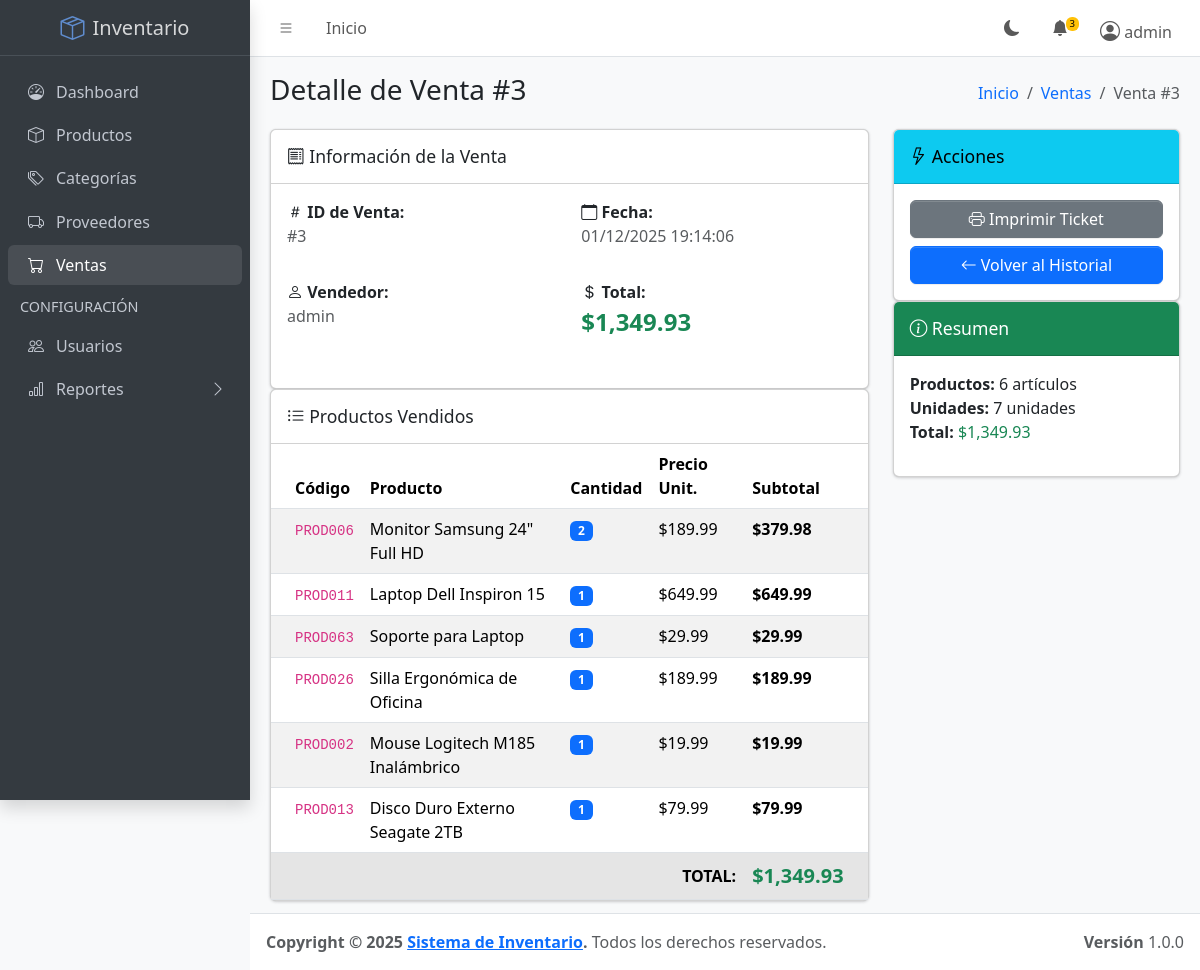
Screenshot of /public/sale/show/3 (signed in) with the database file from the repository.
### tables this page shows
CREATE TABLE `sales` (
  `id` int(11) NOT NULL,
  `user_id` int(11) NOT NULL,
  `total` decimal(10,2) NOT NULL,
  `sale_date` datetime DEFAULT current_timestamp()
);

CREATE TABLE `users` (
  `id` int(11) NOT NULL,
  `username` varchar(50) NOT NULL,
  `password` varchar(255) NOT NULL,
  `role` enum('admin','staff') DEFAULT 'staff',
  `created_at` timestamp NOT NULL DEFAULT current_timestamp()
);

CREATE TABLE `sale_details` (
  `id` int(11) NOT NULL,
  `sale_id` int(11) NOT NULL,
  `product_id` int(11) NOT NULL,
  `quantity` int(11) NOT NULL,
  `price` decimal(10,2) NOT NULL,
  `subtotal` decimal(10,2) NOT NULL
);

CREATE TABLE `products` (
  `id` int(11) NOT NULL,
  `category_id` int(11) DEFAULT NULL,
  `supplier_id` int(11) DEFAULT NULL,
  `code` varchar(50) NOT NULL,
  `name` varchar(150) NOT NULL,
  `price` decimal(10,2) NOT NULL,
  `stock` int(11) DEFAULT 0,
  `image` varchar(255) DEFAULT NULL,
  `created_at` timestamp NOT NULL DEFAULT current_timestamp()
);

### app/core/Controller.php (called while the page is built, shortened)
<?php
class Controller {
    public function model($model) {
        return new $model();
    }
    public function view($view, $data = []) {
        extract($data);
        require_once '../app/views/' . $view . '.php';
    }
}

### app/controllers/SaleController.php (called while the page is built, shortened)
<?php
class SaleController extends Controller
{
    public function show($params)
    {
        $id = $params[0] ?? null;
        $saleModel = $this->model('Sale');
        $sale = $saleModel->getSaleWithDetails($id);
        $data = [
            'title' => 'Detalle de Venta #' . $sale['id'],
            'sale' => $sale
        ];
        $this->view('sales/show', $data);
    }
}

### public/index.php (called while the page is built, shortened)
<?php
require_once '../app/config/db.php';
require_once '../app/core/Controller.php';
require_once '../app/core/Model.php';
$url = isset($_GET['url']) ? $_GET['url'] : '';
$router = new Router();
$router->route($url);

### app/core/Model.php (called while the page is built, shortened)
<?php
class Model {
    public function __construct() {
        $database = new Database();
        $this->db = $database->connect();
    }
}

### app/config/db.php (called while the page is built, shortened)
<?php
class Database
{
    private $host = 'localhost';
    private $db_name = 'inventory_system';
    private $username = 'root';
    private $password = '';
    public function connect()
    {
        $this->conn = null;
        try {
            $this->conn = new PDO('mysql:host=' . $this->host . ';dbname=' . $this->db_name, $this->username, $this->password);
            $this->conn->setAttribute(PDO::ATTR_ERRMODE, PDO::ERRMODE_EXCEPTION);
            $this->conn->setAttribute(PDO::ATTR_DEFAULT_FETCH_MODE, PDO::FETCH_ASSOC);
            $this->conn->exec("set names utf8");
        } catch (PDOException $e) {
            echo 'Connection Error: ' . $e->getMessage();
        }
        return $this->conn;
    }
}

### app/models/Sale.php (called while the page is built, shortened)
<?php
class Sale extends Model
{
    public function __construct()
    {
        $this->table = 'sales';
    }
    public function getSaleWithDetails($id)
    {
        $query = "SELECT s.*, u.username
                  FROM {$this->table} s
                  INNER JOIN users u ON s.user_id = u.id
                  WHERE s.id = :id";
        $stmt = $this->db->prepare($query);
        $stmt->bindParam(':id', $id);
        $stmt->execute();
        $sale = $stmt->fetch(PDO::FETCH_ASSOC);
        $query = "SELECT sd.*, p.code, p.name as product_name
                  FROM sale_details sd
                  INNER JOIN products p ON sd.product_id = p.id
                  WHERE sd.sale_id = :sale_id";
        $stmt = $this->db->prepare($query);
        $stmt->bindParam(':sale_id', $id);
        $stmt->execute();
        $sale['details'] = $stmt->fetchAll(PDO::FETCH_ASSOC);
        return $sale;
    }
}

### app/views/sales/show.php (the view)
<?php require_once '../app/views/layouts/header.php'; ?>
<?php require_once '../app/views/layouts/sidebar.php'; ?>
<div class="app-content-header">
    <div class="container-fluid">
        <div class="row">
            <div class="col-sm-6">
                <h3 class="mb-0">Detalle de Venta #<?= $sale['id'] ?></h3>
            </div>
            <div class="col-sm-6">
                <ol class="breadcrumb float-sm-end">
                    <li class="breadcrumb-item"><a href="/GestionInventario/public/">Inicio</a></li>
                    <li class="breadcrumb-item"><a href="/GestionInventario/public/sale">Ventas</a></li>
                    <li class="breadcrumb-item active">Venta #<?= $sale['id'] ?></li>
                </ol>
            </div>
        </div>
    </div>
</div>
<div class="app-content">
    <div class="container-fluid">
        <div class="row">
            <div class="col-md-8">
                <div class="card">
                    <div class="card-header">
                        <h3 class="card-title">
                            <i class="bi bi-receipt"></i> Información de la Venta
                        </h3>
                    </div>
                    <div class="card-body">
                        <div class="row mb-3">
                            <div class="col-md-6">
                                <strong><i class="bi bi-hash"></i> ID de Venta:</strong>
                                <p class="text-muted">#<?= $sale['id'] ?></p>
                            </div>
                            <div class="col-md-6">
                                <strong><i class="bi bi-calendar"></i> Fecha:</strong>
                                <p class="text-muted"><?= date('d/m/Y H:i:s', strtotime($sale['sale_date'])) ?></p>
                            </div>
                        </div>
                        <div class="row mb-3">
                            <div class="col-md-6">
                                <strong><i class="bi bi-person"></i> Vendedor:</strong>
                                <p class="text-muted"><?= htmlspecialchars($sale['username']) ?></p>
                            </div>
                            <div class="col-md-6">
                                <strong><i class="bi bi-currency-dollar"></i> Total:</strong>
                                <p><span class="fs-4 text-success"><strong>$<?= number_format($sale['total'], 2) ?></strong></span></p>
                            </div>
                        </div>
                    </div>
                </div>
                <div class="card">
                    <div class="card-header">
                        <h3 class="card-title">
                            <i class="bi bi-list-ul"></i> Productos Vendidos
                        </h3>
                    </div>
                    <div class="card-body p-0">
                        <table class="table table-striped">
                            <thead>
                                <tr>
                                    <th>Código</th>
                                    <th>Producto</th>
                                    <th>Cantidad</th>
                                    <th>Precio Unit.</th>
                                    <th>Subtotal</th>
                                </tr>
                            </thead>
                            <tbody>
                                <?php foreach ($sale['details'] as $detail): ?>
                                <tr>
                                    <td><code><?= htmlspecialchars($detail['code']) ?></code></td>
                                    <td><?= htmlspecialchars($detail['product_name']) ?></td>
                                    <td><span class="badge text-bg-primary"><?= $detail['quantity'] ?></span></td>
                                    <td>$<?= number_format($detail['price'], 2) ?></td>
                                    <td><strong>$<?= number_format($detail['subtotal'], 2) ?></strong></td>
                                </tr>
                                <?php endforeach; ?>
                            </tbody>
                            <tfoot>
                                <tr class="table-active">
                                    <td colspan="4" class="text-end"><strong>TOTAL:</strong></td>
                                    <td><strong class="text-success fs-5">$<?= number_format($sale['total'], 2) ?></strong></td>
                                </tr>
                            </tfoot>
                        </table>
                    </div>
                </div>
            </div>
            <div class="col-md-4">
                <div class="card card-info">
                    <div class="card-header">
                        <h3 class="card-title">
                            <i class="bi bi-lightning"></i> Acciones
                        </h3>
                    </div>
                    <div class="card-body">
                        <a href="/GestionInventario/public/sale/ticket/<?= $sale['id'] ?>"
                           class="btn btn-secondary btn-block w-100 mb-2"
                           target="_blank">
                            <i class="bi bi-printer"></i> Imprimir Ticket
                        </a>
                        <a href="/GestionInventario/public/sale"
                           class="btn btn-primary btn-block w-100">
                            <i class="bi bi-arrow-left"></i> Volver al Historial
                        </a>
                    </div>
                </div>
                <div class="card card-success">
                    <div class="card-header">
                        <h3 class="card-title">
                            <i class="bi bi-info-circle"></i> Resumen
                        </h3>
                    </div>
                    <div class="card-body">
                        <ul class="list-unstyled">
                            <li><strong>Productos:</strong> <?= count($sale['details']) ?> artículos</li>
                            <li><strong>Unidades:</strong> <?= array_sum(array_column($sale['details'], 'quantity')) ?> unidades</li>
                            <li><strong>Total:</strong> <span class="text-success">$<?= number_format($sale['total'], 2) ?></span></li>
                        </ul>
                    </div>
                </div>
            </div>
        </div>
    </div>
</div>
<?php require_once '../app/views/layouts/footer.php'; ?>

### rows the page displays
sales: id "3", sale_date "01/12/2025 19:14:06", user.username "admin", total "1,349.93"
sale_details: product.code "PROD006", product.name "Monitor Samsung 24\" Full HD", quantity "2", price "189.99", subtotal "379.98"
sale_details: product.code "PROD011", product.name "Laptop Dell Inspiron 15", quantity "1", price "649.99", subtotal "649.99"
sale_details: product.code "PROD063", product.name "Soporte para Laptop", quantity "1", price "29.99", subtotal "29.99"
sale_details: product.code "PROD026", product.name "Silla Ergonómica de Oficina", quantity "1", price "189.99", subtotal "189.99"
sale_details: product.code "PROD002", product.name "Mouse Logitech M185 Inalámbrico", quantity "1", price "19.99", subtotal "19.99"
sale_details: product.code "PROD013", product.name "Disco Duro Externo Seagate 2TB", quantity "1", price "79.99", subtotal "79.99"

### other values shown
$_SESSION['username'] "admin"
count($sale['details']) "6"
array_sum(array_column($sale['details'], 'quantity')) "7"
